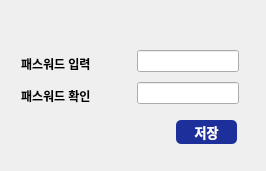
<?xml version="1.0" encoding="UTF-8"?>
<ui version="4.0">
 <class>Dialog</class>
 <widget class="QDialog" name="Dialog">
  <property name="geometry">
   <rect>
    <x>0</x>
    <y>0</y>
    <width>266</width>
    <height>171</height>
   </rect>
  </property>
  <property name="windowTitle">
   <string>패스워드 변경</string>
  </property>
  <widget class="QLabel" name="label_pw_input">
   <property name="geometry">
    <rect>
     <x>21</x>
     <y>55</y>
     <width>101</width>
     <height>16</height>
    </rect>
   </property>
   <property name="text">
    <string>&lt;html&gt;&lt;head/&gt;&lt;body&gt;&lt;p&gt;&lt;span style=&quot; font-weight:600;&quot;&gt;패스워드 입력&lt;/span&gt;&lt;/p&gt;&lt;/body&gt;&lt;/html&gt;</string>
   </property>
  </widget>
  <widget class="QLineEdit" name="lineEdit_pw_input">
   <property name="geometry">
    <rect>
     <x>137</x>
     <y>50</y>
     <width>102</width>
     <height>22</height>
    </rect>
   </property>
  </widget>
  <widget class="QLineEdit" name="lineEdit_pw_check">
   <property name="geometry">
    <rect>
     <x>137</x>
     <y>82</y>
     <width>102</width>
     <height>22</height>
    </rect>
   </property>
  </widget>
  <widget class="QLabel" name="label_pw_check">
   <property name="geometry">
    <rect>
     <x>21</x>
     <y>87</y>
     <width>101</width>
     <height>16</height>
    </rect>
   </property>
   <property name="text">
    <string>&lt;html&gt;&lt;head/&gt;&lt;body&gt;&lt;p&gt;&lt;span style=&quot; font-weight:600;&quot;&gt;패스워드 확인&lt;/span&gt;&lt;/p&gt;&lt;/body&gt;&lt;/html&gt;</string>
   </property>
  </widget>
  <widget class="QPushButton" name="btn_pw_save">
   <property name="geometry">
    <rect>
     <x>176</x>
     <y>120</y>
     <width>61</width>
     <height>24</height>
    </rect>
   </property>
   <property name="cursor">
    <cursorShape>PointingHandCursor</cursorShape>
   </property>
   <property name="styleSheet">
    <string notr="true">font: 13px;
font-weight: bold;
background-color: rgb(28, 47, 154);
color: white;
border-radius: 5px;
cursor: pointer;</string>
   </property>
   <property name="text">
    <string>저장</string>
   </property>
  </widget>
 </widget>
 <resources/>
 <connections/>
</ui>
